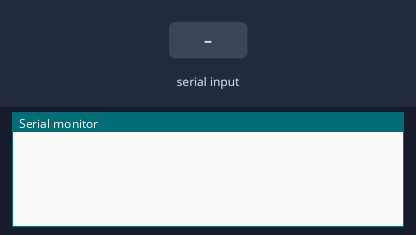
Bench run of a sketch on a simulated Arduino Uno, built with avr-gcc and run on an emulated ATmega328P. Shown: the last lines printed to the serial monitor. The test bench sets the inputs (shaded band).

Above: at 1.2 s.
1.3 s: "90,45\n" received over Serial
At 2.1 s:
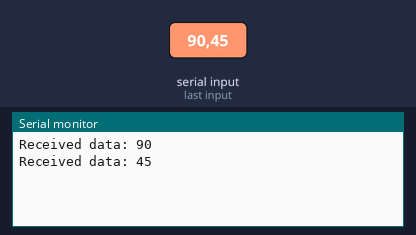
2.8 s: "30,150\n" received over Serial
At 4.2 s:
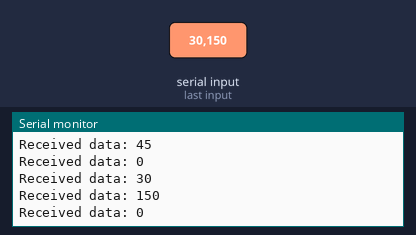
Timing chart, 0 to 5.8 s (numbered marks = the images above; inputs shaded):
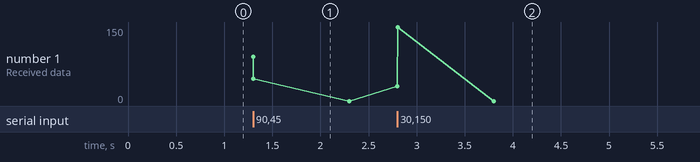

Measured:
- after the input at 1.3 s, the serial monitor: prints a new line at once (image 1)
- after the input at 2.8 s, the serial monitor: prints a new line at once (image 2)

The sketch:

Recibir_Datos2.ino
```cpp
void setup() {
  Serial.begin(115200);
}

void loop() {
  if (Serial.available() > 0) {
    // Lee datos
    int receivedData = Serial.parseInt();

    // Datos recibidos
    Serial.print("Received data: ");
    Serial.println(receivedData);
  }
}
```
